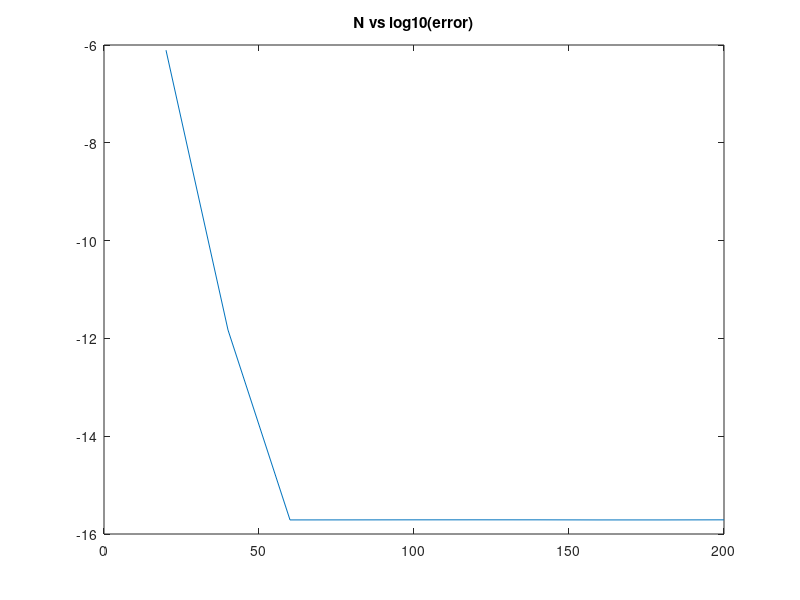

MATLAB code for this plot:
% The errors decay VERY quickly with N. We can see that the error becomes
% less than machine precision after N=60. The order of convergence is hard
% to determine since error quickly becomes less than machine precision, but
% we can see that error is decreasing by a factor of roughly 1e6 from N=20
% to N=40.

a = @(x) 2 + sin(2.*pi.*x);
f = @(x) 12.*pi.^2.*cos(2.*pi.*x)./((2+sin(2.*pi.*x)).^2);
exact_soln = @(x) cos(2.*pi.*x)./(2+sin(2.*pi.*x));

err_list = zeros(10,1);
N_list = zeros(10,1);
for p=1:10
    N = 20.*p;
    N_list(p) = N;
    phi1 = @(x) transpose(sin(2.*pi.*(1:N/2).*x));
    phi1prime = @(x) transpose(cos(2.*pi.*(1:N/2).*x).*(2.*pi.*(1:N/2)));
    phi2 = @(x) transpose(cos(2.*pi.*(1:N/2).*x));
    phi2prime = @(x) transpose(-1.*sin(2.*pi.*(1:N/2).*x).*(2.*pi.*(1:N/2)));
    phi = @(x) [phi1(x'); phi2(x')];
    phiprime = @(x) [phi1prime(x'); phi2prime(x')];

    n=512;
    xs = ((1:n)-1)./n;
    phi_mat = phi(xs);
    phiprime_mat = phiprime(xs);
    a_vec = a(xs);
    f_vec = f(xs);

    A=zeros(N,N);
    b=zeros(N,1);
    for i=1:N
        for j=1:N
            do_trapz_on = a_vec.*phiprime_mat(i,:).*phiprime_mat(j,:);
            %disp(size(do_trapz_on));
            A(i,j) = 1./n.*sum(do_trapz_on);
        end
        do_trapz_on = f_vec.*phi_mat(i,:);
        b(i) = 1./n.*sum(do_trapz_on);
    end

    soln = A\b;
    errs = abs(sum(soln.*phi(xs))-exact_soln(xs));
    errs = errs.^2;
    err = sum(errs)./n;
    err = sqrt(err);
    err_list(p) = err;
end

figure;
plot(N_list,log10(err_list));
title("N vs log10(error)");
